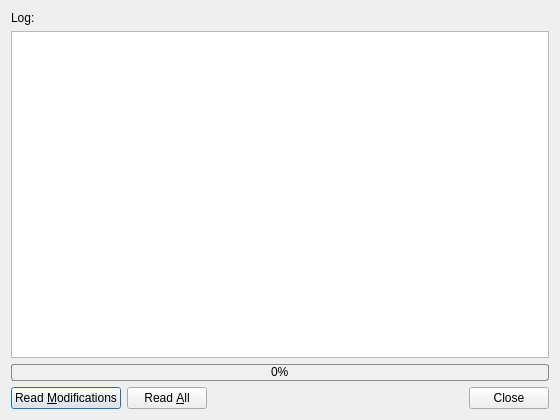
<?xml version="1.0" encoding="UTF-8"?>
<ui version="4.0">
 <class>ReadSourceDialog</class>
 <widget class="QDialog" name="ReadSourceDialog">
  <property name="geometry">
   <rect>
    <x>0</x>
    <y>0</y>
    <width>560</width>
    <height>420</height>
   </rect>
  </property>
  <property name="windowTitle">
   <string>Read source files</string>
  </property>
  <layout class="QVBoxLayout" name="mainLayout">
   <item>
    <widget class="QLabel" name="labelLog">
     <property name="text">
      <string>Log:</string>
     </property>
    </widget>
   </item>
   <item>
    <widget class="QPlainTextEdit" name="editLog">
     <property name="readOnly">
      <bool>true</bool>
     </property>
    </widget>
   </item>
   <item>
    <widget class="QProgressBar" name="progressBar">
     <property name="styleSheet">
      <string>QProgressBar { border: 1px solid #888888; border-radius: 3px; background: #f0f0f0; text-align: center; color: #000000; }
QProgressBar::chunk { background-color: #8fbce8; }</string>
     </property>
     <property name="minimumSize">
      <size>
       <width>0</width>
       <height>17</height>
      </size>
     </property>
     <property name="maximumSize">
      <size>
       <width>16777215</width>
       <height>17</height>
      </size>
     </property>
     <property name="value">
      <number>0</number>
     </property>
    </widget>
   </item>
   <item>
    <layout class="QHBoxLayout" name="buttonRow">
     <item>
      <widget class="QPushButton" name="buttonRead">
       <property name="text">
        <string>Read &amp;Modifications</string>
       </property>
      </widget>
     </item>
     <item>
      <widget class="QPushButton" name="buttonReadAll">
       <property name="text">
        <string>Read &amp;All</string>
       </property>
      </widget>
     </item>
     <item>
      <spacer name="buttonSpacer">
       <property name="orientation">
        <enum>Qt::Orientation::Horizontal</enum>
       </property>
       <property name="sizeHint" stdset="0">
        <size>
         <width>40</width>
         <height>20</height>
        </size>
       </property>
      </spacer>
     </item>
     <item>
      <widget class="QPushButton" name="buttonClose">
       <property name="text">
        <string>Close</string>
       </property>
      </widget>
     </item>
    </layout>
   </item>
  </layout>
 </widget>
 <resources/>
 <connections/>
</ui>
